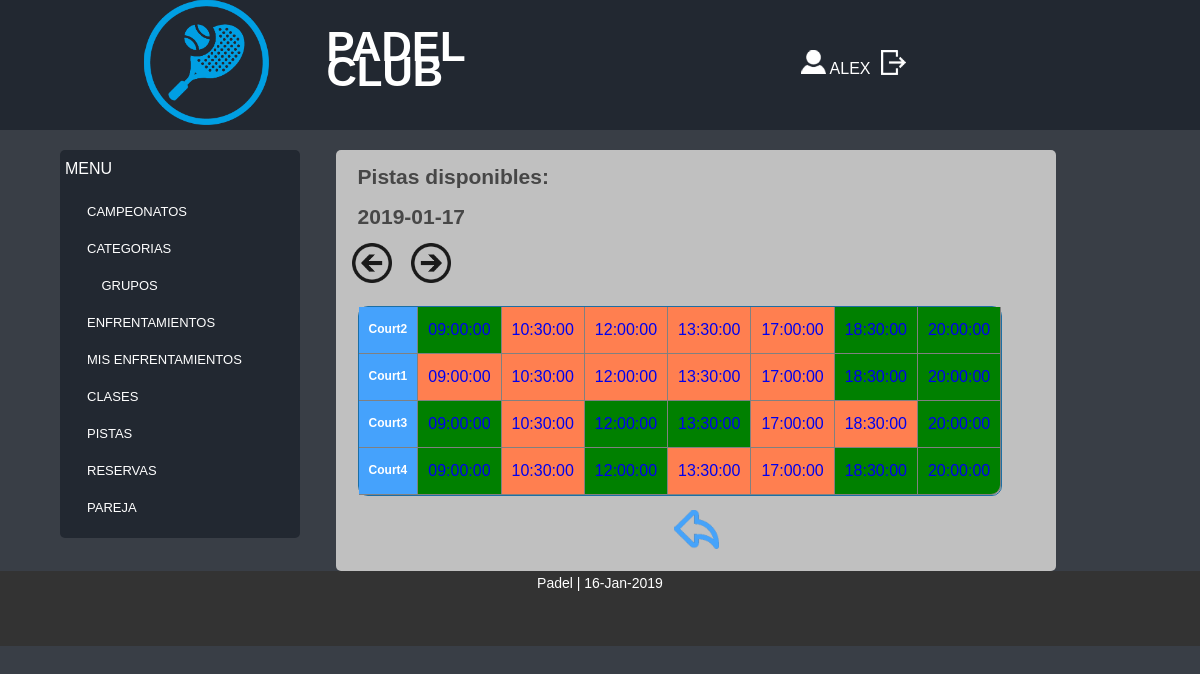
Page /Controllers/PISTAS_Controller.php (signed in) on the committed database.
### tables this page shows
CREATE TABLE `PISTA` (
  `idPista` int(10) NOT NULL,
  `restriccion` tinyint(1) DEFAULT NULL,
  `nombre` varchar(30) NOT NULL,
  `hora` time NOT NULL,
  `fecha` date NOT NULL
);

### Models/PISTAS_Model.php (called while the page is built, shortened)
<?php
class PISTAS_Model {
	var $fecha;
function __construct($idPista, $restriccion, $nombre, $hora, $fecha){
	$this->fecha = $fecha;
	include_once 'Access_DB.php';
	$this->mysqli = ConnectDB();
}
function _SHOWALL(){
	$sql = "SELECT * FROM PISTA WHERE (fecha = '$this->fecha') ORDER BY hora";
	$result = $this->mysqli->query($sql);
	if($result ->num_rows >0){
		$j = 0;
		while($tupla = mysqli_fetch_assoc($result)){
		   $tuplas[$j] = $tupla;
		   $j++;
		}
		return $tuplas;
	}
	else{
		return  false;
	}
}
function _SHOWNAMES(){
	$sql = "SELECT DISTINCT nombre FROM PISTA";
	$result = $this->mysqli->query($sql);
	if($result ->num_rows >0){
		$j = 0;
		while($tupla = mysqli_fetch_assoc($result)){
		   $tuplas[$j] = $tupla;
		   $j++;
		}
		return $tuplas;
	}
	else{
		return  false;
	}
}
}
?>

### Models/Access_DB.php (called while the page is built)
<?php
function ConnectDB()
{
    $mysqli = new mysqli("", 'root', '' , 'ABP_11');
	if ($mysqli->connect_errno) {
		include '../View/MESSAGE_View.php';
		new MESSAGE("Fallo al conectar a MySQL: (" . $mysqli->connect_errno . ") " . $mysqli->connect_error, './index.php');
		return false;
	}
	else{
		return $mysqli;
	}
}
?>

### Views/PISTA_SHOWALL_View.php (the view)
<?php
class PISTA_SHOWALL {
	function __construct($lista,$pistas,$array,$volver){
		$this->lista = $lista;
		$this->pistas = $pistas;
		$this->datos = $array;
		$this->volver = $volver;
		$this->render();
	}
	function render(){
		include 'Header.php';
?>
<div style="overflow-x:auto;">
				<h2>Pistas disponibles:</h2>
	<?php
		echo "<h2>".$this->datos[0]['fecha']."</h2>";
	echo '&nbsp&nbsp&nbsp&nbsp<a href="'.$_SERVER['PHP_SELF'].'?action=PREVDAY&fecha='.$this->datos[0]['fecha'].'"><img witdh=40 height=40 src="../Views/images/prevArrow.png"></a>&nbsp';
	 echo '&nbsp&nbsp&nbsp&nbsp<a href="'.$_SERVER['PHP_SELF'].'?action=NEXTDAY&fecha='.$this->datos[0]['fecha'].'"><img witdh=40 height=40 src="../Views/images/nextArrow.png"></a>';
		?>
		<table class="tablas separador">
						<tr>
						<?php
						for($j=0;$j<count($this->pistas);$j++){
							echo "<tr><th>".$this->pistas[$j]['nombre']."</th>";
							for($i=0; $i<count($this->datos);$i++){
								if($this->datos[$i]['nombre'] == $this->pistas[$j]['nombre']){
									if($this->datos[$i]['restriccion']){
										echo "<td style='background-color: coral;'>";
									}else{
										echo "<td style='background-color: green;'>";
									}
									echo "<a href=".$_SERVER['PHP_SELF'].'?action=SHOWCURRENT&'.($this->lista)[0].'='.$this->datos[$i]["idPista"].'>'.$this->datos[$i]["hora"]."</a></td>";
								}
							}
							echo "</tr>";
						}
							?>
					</table>
					<?php
								 echo "<p align='center'><a href=".$this->volver."><img src='../Views/images/atras.png' title='Atrás' alt='Atrás'></a></p>";
					?>
</div>
<?php
	include 'Footer.php';
	}
}
?>

### Views/css/style.css (style rules this page uses)
* { margin:0px; padding:0px; }
html, body { width:100%; padding:0; margin:0; }
body { background: #393E46;color: #474747;font: 14px/25px Arial, Helvetica, sans-serif; }
.content a { text-decoration:none; font-size:16px; }
.content p,h2,h3,h4,form,table { margin-left:3%; margin-right:3%; margin-top:2%; margin-bottom:2%; }
.tablas { border: 1px solid #1C6EA4; border-collapse: collapse; overflow-x:auto; }
td { padding:10px; }
th { background-color: #45A2FC; padding:10px; color: #FFFFFF; font-size: 12px; }
.separador { border-radius: 10px; border-spacing: 0; border-collapse: separate; }
.separador td, table.separador th { border-bottom: 1px solid Gray; border-right: 1px solid Gray; }
.separador tr:last-child td:last-child { border-bottom-right-radius: 10px; }

### rows in the picture
pista: fecha "2019-01-17", hora "09:00:00"
pista: hora "09:00:00"
pista: hora "10:30:00"
pista: hora "12:00:00"
pista: hora "13:30:00"
pista: hora "17:00:00"
pista: hora "18:30:00"
pista: hora "20:00:00"
pista: hora "09:00:00"
pista: hora "10:30:00"
pista: hora "12:00:00"
pista: hora "13:30:00"
pista: hora "17:00:00"
pista: hora "18:30:00"
pista: hora "20:00:00"
pista: hora "10:30:00"
pista: hora "12:00:00"
pista: hora "13:30:00"
pista: hora "17:00:00"
pista: hora "18:30:00"
pista: hora "20:00:00"
pista: hora "09:00:00"
pista: hora "10:30:00"
pista: hora "12:00:00"
pista: hora "13:30:00"
pista: hora "17:00:00"
pista: hora "18:30:00"
pista: hora "20:00:00"

### other values in the picture
$_SESSION['login'] "ALEX"
$this->pistas[$j]['nombre'] "Court2"
$this->pistas[$j]['nombre'] "Court1"
$this->pistas[$j]['nombre'] "Court3"
$this->pistas[$j]['nombre'] "Court4"
date("d-M-Y", mktime()) "16-Jan-2019"
